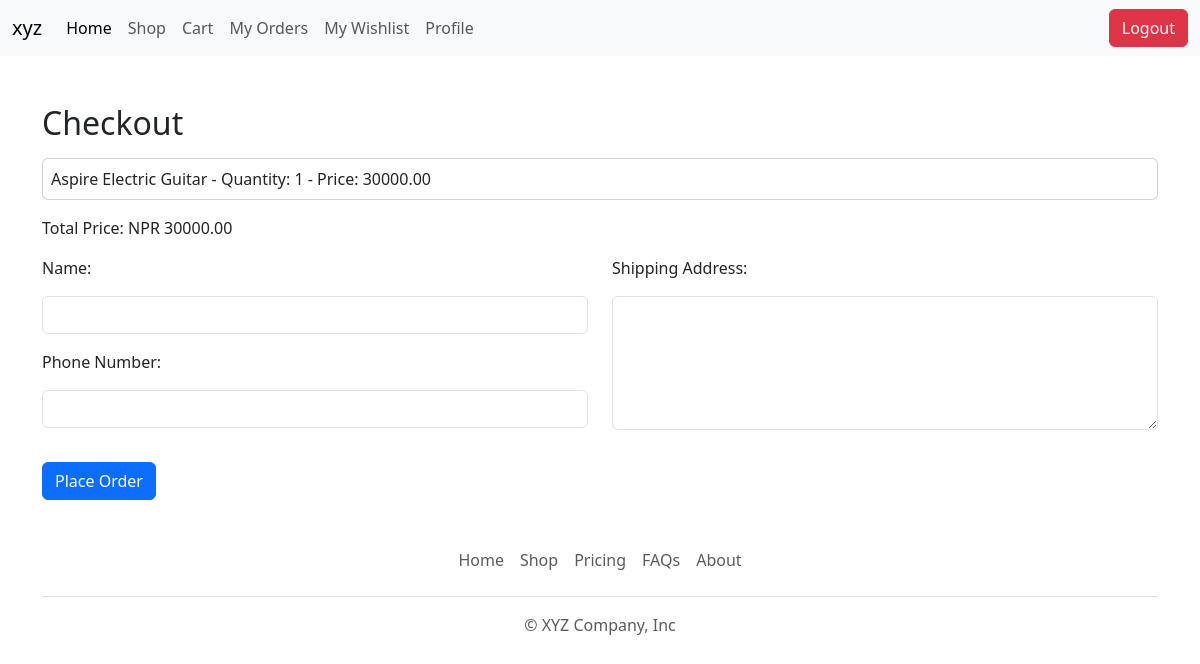
/checkout/ (signed in), run on the app's committed database.
### ecommerce/models.py (models this page shows, shortened)
class Cart(models.Model):
    user = models.ForeignKey(User, on_delete=models.CASCADE)
    product = models.ForeignKey('Product',on_delete=models.CASCADE)
    quantity = models.PositiveBigIntegerField(default=1)
    def line_total(self):
        return self.quantity * self.product.price

class Product(models.Model):
    name = models.CharField(max_length = 500)
    image = models.FileField(upload_to='product_image/',null=True,blank=True)
    price = models.DecimalField(max_digits=10,decimal_places=2)
    quantity = models.IntegerField()
    description = models.TextField()

### ecommerce/views.py (the view, shortened to what this page needs)
# urls.py: path('checkout/',checkout),
@login_required(login_url='/login/')
def checkout(request):
    user = request.user
    if user.is_authenticated:
        carts = Cart.objects.filter(user=user)
        total_price = 0
        for cart_item in carts:
            total_price += int(cart_item.product.price) * int(cart_item.quantity)
    else:
        carts = None
        total_price = None
    return  render(request,'frontend/checkout.html',{'carts':carts,'total_price':total_price})

### templates/frontend/checkout.html (shortened to what this page needs)
{% extends 'frontend/layout/main.html' %}
{% block content %}
<div class="container mt-5">
    <h2>Checkout</h2>
    {% if carts %}
    <ul class="m-0 p-0">
        {% for item in carts %}
        <li class="card p-2 m-0  my-3">{{ item.product.name }} - Quantity: {{ item.quantity }} - Price:
            {{item.line_total}}</li>
        {% endfor %}
    </ul>
    <p>Total Price: NPR {{ total_price|floatformat:2 }}</p>
    <form method="post" action="/checkout/">
        <div class="row">
            <div class="col-lg-6">
                <label for="name">Name:</label>
                <input type="text" class="form-control my-3" id="name" name="name" required>
                <label for="phone_number">Phone Number:</label>
                <input type="text" class="form-control my-3" id="phone_number" name="phone_number" required>
            </div>
            <div class="col-lg-6">
                <label for="shipping_address">Shipping Address:</label>
                <textarea type="text" rows="5" class="form-control my-3" id="shipping_address" name="address" required> </textarea>
            </div>
        </div>
        <button type="submit" class="btn btn-primary mt-3">Place Order</button>
    </form>
    {% else %}
    <p>Your cart is empty.</p>
    {% endif %}
</div>
{% endblock %}

### data on the page
Cart: product.name "Aspire Electric Guitar", quantity "1", line_total "30000.00"

### other printed values
{{ total_price|floatformat:2 }} "30000.00"
